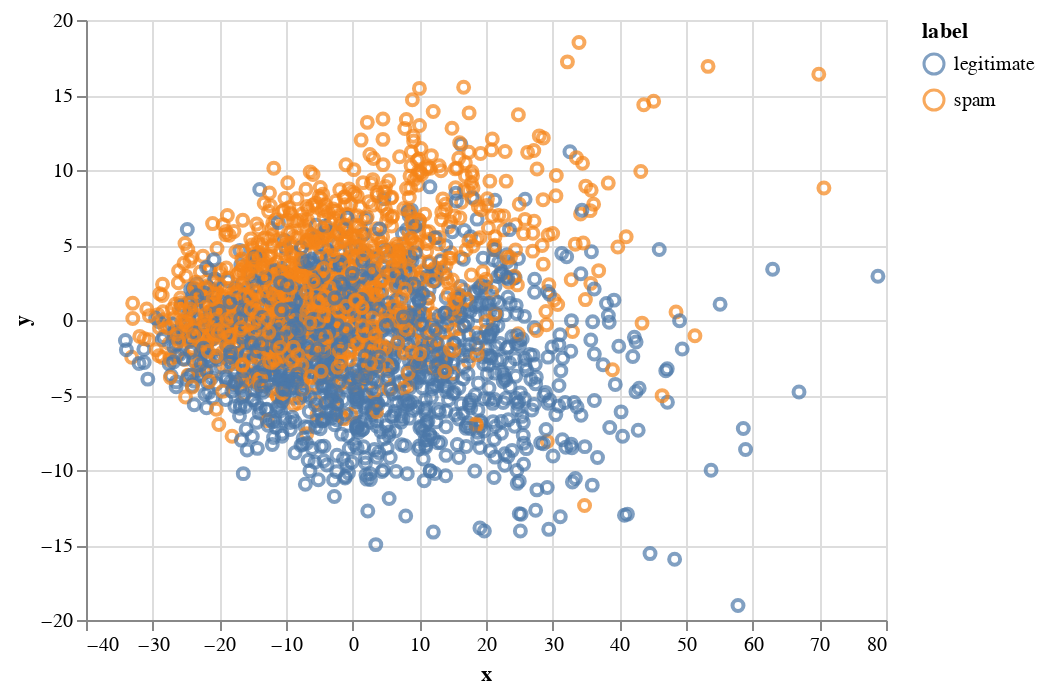

The notebook cell this image was saved under:
### Markdown cell above
As before, we'll use PCA to project our points into two dimensions and then plot them to see if there's any structure with our data.

### Code cell
plot.plot_pca(data, "text", func=count_frequency, x="x", y="y", color="label")

### Figure 1 — Vega-Lite specification as saved in the notebook (floating-point values rounded to 4 significant figures; data arrays with more than 128 entries replaced by an {"elided": "..."} marker saying what was removed)
{"config": {"view": {"continuousWidth": 400, "continuousHeight": 300}}, "data": {"name": "data-5c27273187d97e7a2991acd24fac9983"}, "mark": "point", "encoding": {"color": {"type": "nominal", "field": "label"}, "x": {"type": "quantitative", "field": "x"}, "y": {"type": "quantitative", "field": "y"}}, "selection": {"selector001": {"type": "interval", "bind": "scales", "encodings": ["x", "y"]}}, "$schema": "https://vega.github.io/schema/vega-lite/v4.8.1.json", "datasets": {"data-5c27273187d97e7a2991acd24fac9983": {"elided": "2500 records"}}}
